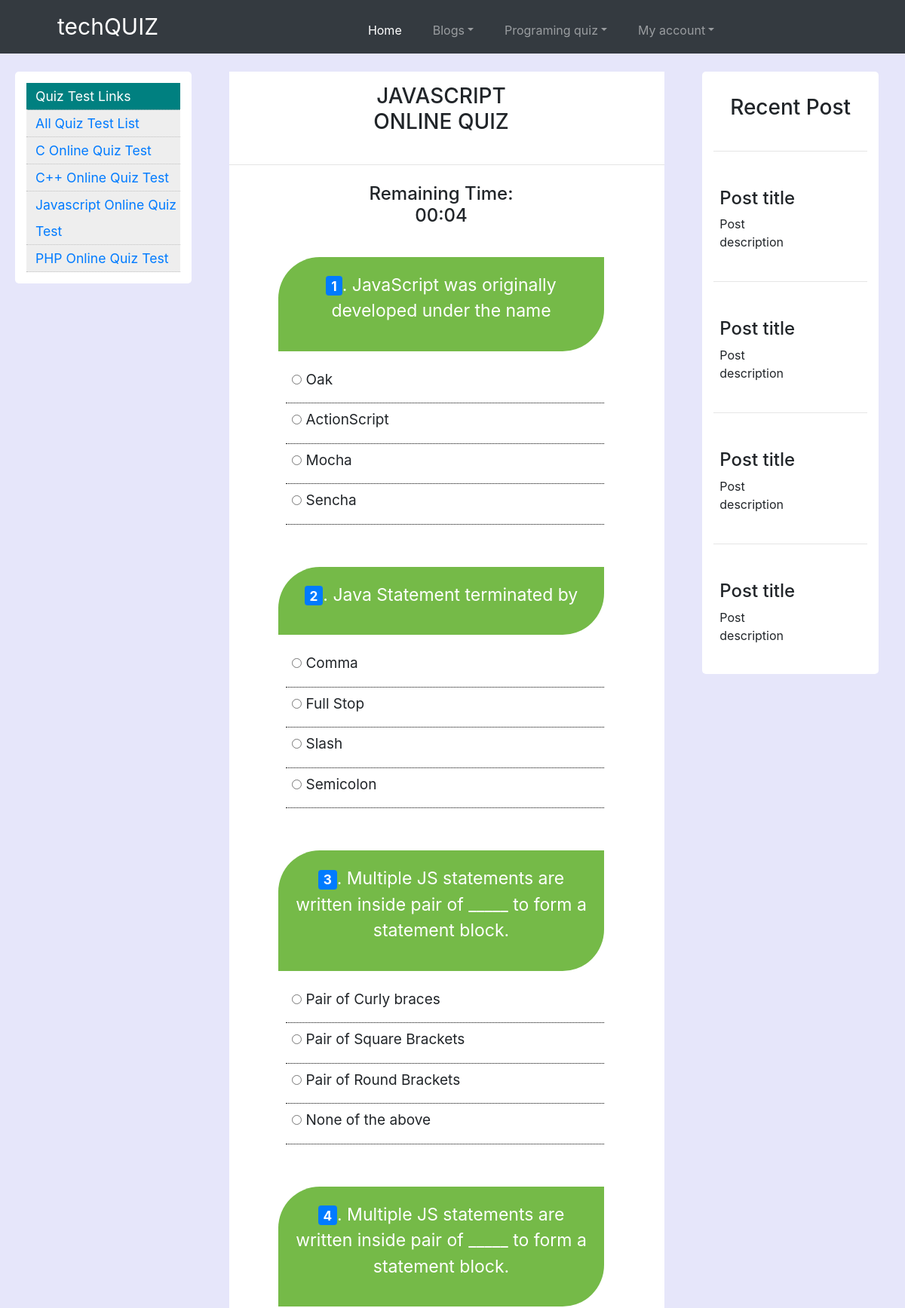
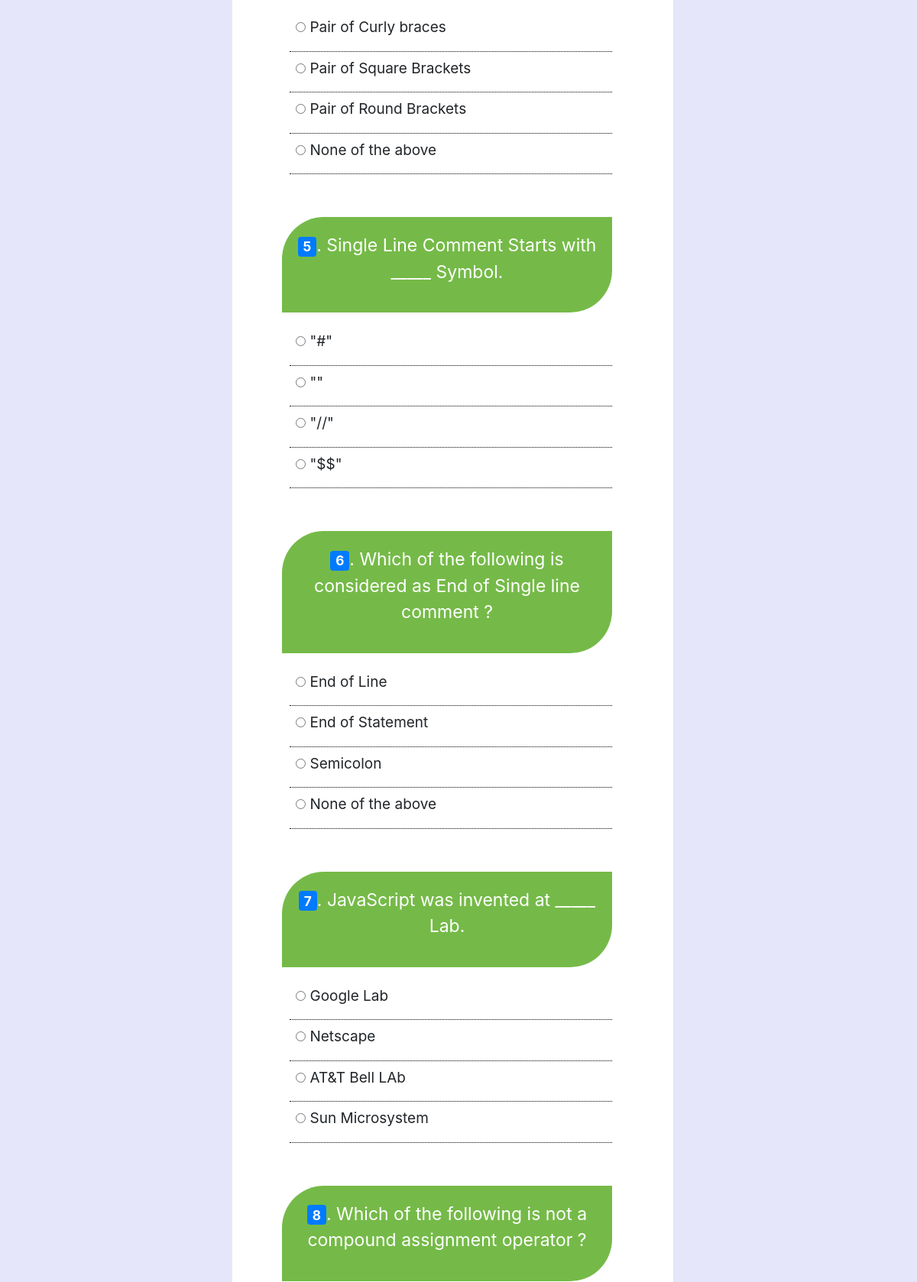
The app's page /scripts/quiz.php?cat_id=3&limit=10 (signed in, upper part) with its own data (2 pictures, top to bottom).
### tables this page shows
CREATE TABLE `categories_quiz` (
  `cat_id` int(11) NOT NULL,
  `cat_name` varchar(100) NOT NULL
);

CREATE TABLE `questions` (
  `ques_id` int(11) NOT NULL,
  `ques_title` varchar(200) NOT NULL,
  `ans_id` varchar(100) NOT NULL,
  `cat_id` int(11) NOT NULL
);

CREATE TABLE `options` (
  `opt_id` int(11) NOT NULL,
  `option_det` varchar(255) NOT NULL,
  `ques_id` int(11) NOT NULL,
  `ans_id` varchar(255) NOT NULL
);

### scripts/quiz.php (the view, shortened to what this page needs)
<!doctype html>
<html lang="en">
<head>
    <link rel="stylesheet" href="https://use.fontawesome.com/releases/v5.1.1/css/all.css">
    <link rel="stylesheet" href="https://stackpath.bootstrapcdn.com/bootstrap/4.3.1/css/bootstrap.min.css">
    <link rel="stylesheet" href="style1.css">
</head>
<body>
    <?php include_once('mql_connection.php');
    if (isset($_GET['cat_id'])) {
        $cat_id = $_GET['cat_id'];
        $limit = $_GET['limit'];
        $sql5 = "SELECT * FROM `categories_quiz` WHERE cat_id='$cat_id'";
        $result5 = $con->query($sql5);
        $row5 = mysqli_fetch_array($result5);
        $cat_name = $row5['cat_name'];
    }
    ?>
    <?php include('header.php')  ?>
    <section>
        <div class="row mt-4">
            <div class="col-lg-3 col-md-12 col-12 left-col">
                <div class="left-div">
                    <div class="left-col-ul mx-auto">
                        <li class="left_col_title">Quiz Test Links</li>
                        <li><a href="/Online%20Quiz%20System/scripts/all_test.php">All Quiz Test List</a></li>
                        <li><a href="/Online%20Quiz%20System/scripts/indi_quiz_test.php?cat_id=5">C Online Quiz Test</a></li>
                        <li><a href="/Online%20Quiz%20System/scripts/indi_quiz_test.php?cat_id=4">C++ Online Quiz Test</a></li>
                        <li><a href="/Online%20Quiz%20System/scripts/indi_quiz_test.php?cat_id=3">Javascript Online Quiz Test</a></li>
                        <li><a href="/Online%20Quiz%20System/scripts/indi_quiz_test.php?cat_id=2">PHP Online Quiz Test</a></li>
                    </div>
                </div>
            </div>
           <?php
           if($cat_id==5 || $cat_id==6)
           {
               ?>
        <div class="col-lg-6 center-col">
        <h3 class="text-center-mt-5">No Quiz available for this catagory.Please choose another catagory</h3>
        </div>
           <?php
           }
           else{
           ?>
            <div class="col-lg-6 col-md-12 center-col col-12">
                <div class="center-div">
                    <div class="row p-3">
                        <div class="col-6 mx-auto text-center">
                            <h3><?php echo $cat_name ?> ONLINE QUIZ</h3>
                        </div>
                    </div>
                    <div>
                        <hr>
                    </div>
                    <div class="row p-2">
                        <div class="col-6 mx-auto text-center">
                            <h4>Remaining Time: <span id="time"></span></h4>
                        </div>
                    </div>
                    <form id="form" method="post">
                        <div class="row ">
                            <div class="col-10 mx-auto">
                                <div class="loader">
                                    <?php
                                    $quesql = "SELECT * FROM `questions` where cat_id='$cat_id' ORDER BY RAND() LIMIT $limit";
                                    $quesesult = $con->query($quesql);
                                    $id = 1;
                                    while ($ques_row = mysqli_fetch_assoc($quesesult)) {
                                        $ques_id = $ques_row['ques_id'];
                                    ?>
                                        <div class="mt-2 p-3" id="quiz">
                                            <div class="question mb-3">
                                                <p class="text-center"><span class="badge badge-primary" id="qid"><?php echo $id;
                                                                                                                    $id++; ?></span>.
                                                    <span id="question"><?php echo $ques_row['ques_title']; ?></span>
                                                </p>
                                            </div>
                                            <ul>
                                                <?php
                                                $i = 0;
                                                $ans = ['a', 'b', 'c', 'd'];
                                                $optsql = "SELECT * FROM `options` where ques_id='$ques_id'";
                                                $optresult = $con->query($optsql);
                                                while ($opt_row = mysqli_fetch_assoc($optresult)) {
                                                ?>
                                                    <li>
                                                        <input type="radio" id="" name="selector[<?php echo $ques_id; ?>]" value="<?php echo $ans[$i]; ?>">
                                                        <label for="f-option" class="element-animation"><?php echo $opt_row['option_det']; ?></label>
                                                    </li>
                                                <?php
                                                    $i = $i + 1;
                                                }
                                                ?>
                                            </ul>
                                        </div>
                                    <?php } ?>
                                </div>
                            </div>
                        </div>
                    </form>
                </div>
            </div>
            <?php
           }
           ?>
            <div class="col-lg-3 col-md-12 col-12 right-col">
                <div class="right-div">
                    <div class="heading text-center p-3">
                        <h3>Recent Post</h3>
                    </div>
                    <hr>
                    <div class="row p-2">
                        <div class="col-12">
                        </div>
                        <div class="col-lg-8 col-md-8">
                            <h4>Post title</h4>
                            <p>Post description</p>
                        </div>
                    </div>
                    <hr>
                    <div class="row p-2">
                        <div class="col-12">
                        </div>
                        <div class="col-lg-8 col-md-8">
                            <h4>Post title</h4>
                            <p>Post description</p>
                        </div>
                    </div>
                    <hr>
                    <div class="row p-2">
                        <div class="col-12">
                        </div>
                        <div class="col-lg-8 col-md-8">
                            <h4>Post title</h4>
                            <p>Post description</p>
                        </div>
                    </div>
                    <hr>
                    <div class="row p-2">
                        <div class="col-12">
                        </div>
                        <div class="col-lg-8 col-md-8">
                            <h4>Post title</h4>
                            <p>Post description</p>
                        </div>
                    </div>
                </div>
            </div>
        </div>
    </section>
</body>
</html>

### scripts/style1.css (style rules this page uses)
body { margin: 0; padding: 0; background: rgb(230,230,250)!important; }
section { min-height: 100vh; }
section .row { margin-right: 0; }
section .left-col .left-div { margin:0 20px; background-color: white; padding: 15px; border-radius: 5px; }
section .left-col li { background-color: #eee; padding-left: 12px; list-style-type: none; line-height: 35px; border-bottom: 1px dotted silver; font-size: 110%; }
section .right-col .right-div { background-color: white; margin:0 20px; background-color: white; padding: 15px; border-radius: 5px; }
section .center-col .center-div { background-color: white; }
.left_col_title,.left_col_main_topic { background-color:#008080!important; color: white; }
.question { background: #75ba48; padding: 20px; color: #fff; font-size: 23px; border-bottom-right-radius: 55px; border-top-left-radius: 55px; }
.center-div ul { list-style: none; margin-left: 10px; padding: 0; }
.center-div ul li { padding: 8px; border-bottom: 1px dotted black; font-size: 19px; }

### records on screen
categories_quiz: cat_name "JAVASCRIPT"
questions: ques_title "JavaScript was originally developed under the name"
options: option_det "Oak"
options: option_det "ActionScript"
options: option_det "Mocha"
options: option_det "Sencha"
questions: ques_title "Java Statement terminated by"
options: option_det "Comma"
options: option_det "Full Stop"
options: option_det "Slash"
options: option_det "Semicolon"
questions: ques_title "Multiple JS statements are written inside pair of _____ to form a statement block."
options: option_det "Pair of Curly braces"
options: option_det "Pair of Square Brackets"
options: option_det "Pair of Round Brackets"
options: option_det "None of the above"
questions: ques_title "Multiple JS statements are written inside pair of _____ to form a statement block."
options: option_det "Pair of Curly braces"
options: option_det "Pair of Square Brackets"
options: option_det "Pair of Round Brackets"
options: option_det "None of the above"
questions: ques_title "Single Line Comment Starts with _____ Symbol."
options: option_det "\"#\""
options: option_det "\"\""
options: option_det "\"//\""
options: option_det "\"$$\""
questions: ques_title "Which of the following is considered as End of Single line comment ?"
options: option_det "End of Line"
options: option_det "End of Statement"
options: option_det "Semicolon"
options: option_det "None of the above"
questions: ques_title "JavaScript was invented at _____ Lab."
options: option_det "Google Lab"
options: option_det "Netscape"
options: option_det "AT&T Bell LAb"
options: option_det "Sun Microsystem"
questions: ques_title "Which of the following is not a compound assignment operator ?"
